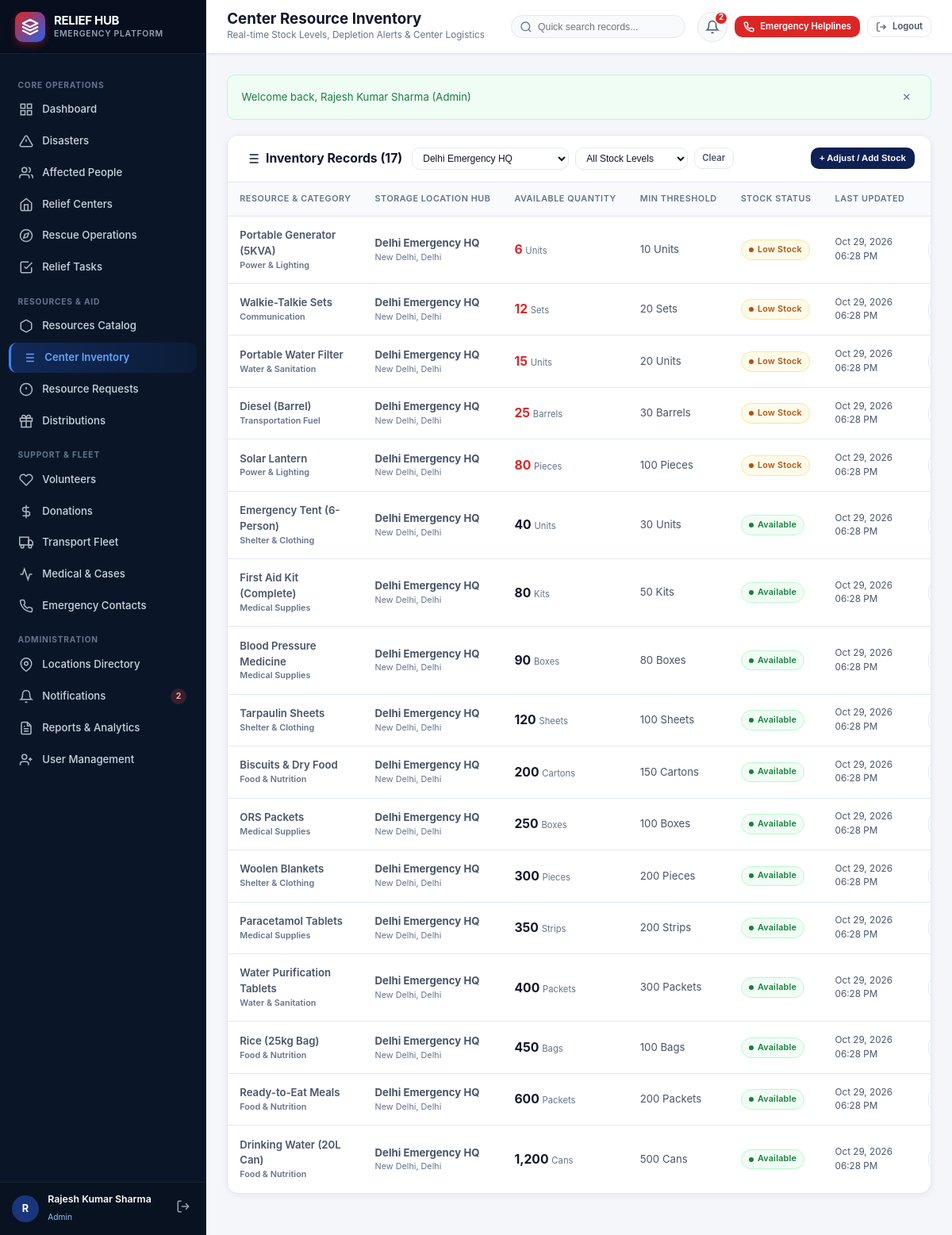
/inventory.php?location_id=10 (signed in), run on the app's committed database.
### tables this page shows
CREATE TABLE IF NOT EXISTS resource_inventory (
    inventory_id INT PRIMARY KEY AUTO_INCREMENT,
    resource_id INT NOT NULL,
    location_id INT NOT NULL,
    quantity_available INT NOT NULL DEFAULT 0,
    last_updated TIMESTAMP DEFAULT CURRENT_TIMESTAMP ON UPDATE CURRENT_TIMESTAMP,
    FOREIGN KEY (resource_id) REFERENCES resources(resource_id) ON DELETE CASCADE,
    FOREIGN KEY (location_id) REFERENCES locations(location_id) ON DELETE CASCADE,
    UNIQUE KEY uq_inventory_resource_location (resource_id, location_id)
);

CREATE TABLE IF NOT EXISTS resources (
    resource_id INT PRIMARY KEY AUTO_INCREMENT,
    category_id INT NOT NULL,
    resource_name VARCHAR(150) NOT NULL,
    unit VARCHAR(50) NOT NULL,
    description TEXT,
    minimum_stock INT DEFAULT 0,
    created_at TIMESTAMP DEFAULT CURRENT_TIMESTAMP,
    FOREIGN KEY (category_id) REFERENCES resource_categories(category_id) ON DELETE RESTRICT,
    INDEX idx_resource_category (category_id)
);

CREATE TABLE IF NOT EXISTS resource_categories (
    category_id INT PRIMARY KEY AUTO_INCREMENT,
    category_name VARCHAR(100) NOT NULL UNIQUE,
    description TEXT
);

CREATE TABLE IF NOT EXISTS locations (
    location_id INT PRIMARY KEY AUTO_INCREMENT,
    location_name VARCHAR(150) NOT NULL,
    address TEXT,
    city VARCHAR(100),
    state VARCHAR(100),
    pincode VARCHAR(20),
    latitude DECIMAL(10, 8),
    longitude DECIMAL(11, 8)
);

### config/db.php (called while the page is built, shortened)
<?php
function escape($str) {
    return htmlspecialchars($str ?? '', ENT_QUOTES, 'UTF-8');
}
function formatDateTime($dateStr, $format = 'M d, Y h:i A') {
    $t = strtotime($dateStr);
    return $t ? date($format, $t) : '-';
}

### config/auth.php (called while the page is built, shortened)
<?php
require_once __DIR__ . '/db.php';
function isLoggedIn() {
    return isset($_SESSION['user_id']) && !empty($_SESSION['user_id']);
}
function hasRole($roles) {
    $role = $_SESSION['role_name'] ?? '';
    if (is_array($roles)) {
        return in_array($role, $roles);
    }
    return $role === $roles;
}

### inventory.php (the view, shortened to what this page needs)
<?php
require_once __DIR__ . '/config/db.php';
require_once __DIR__ . '/config/auth.php';
$pdo = getDB();
$locFilter = $_GET['location_id'] ?? '';
$stockFilter = $_GET['stock_status'] ?? '';
$locations = $pdo->query("SELECT location_id, location_name, city, state FROM locations ORDER BY city ASC")->fetchAll();
$sql = "
    SELECT ri.*, r.resource_name, r.unit, r.minimum_stock, rc.category_name, l.location_name, l.city, l.state
    FROM resource_inventory ri
    JOIN resources r ON ri.resource_id = r.resource_id
    JOIN resource_categories rc ON r.category_id = rc.category_id
    JOIN locations l ON ri.location_id = l.location_id
    WHERE 1=1
";
$params = [];
if ($locFilter) {
    $sql .= " AND ri.location_id = ?";
    $params[] = $locFilter;
}
$sql .= " ORDER BY (ri.quantity_available <= r.minimum_stock) DESC, ri.quantity_available ASC";
$stmt = $pdo->prepare($sql);
$stmt->execute($params);
$inventory = $stmt->fetchAll();
require_once __DIR__ . '/includes/header.php';
require_once __DIR__ . '/includes/sidebar.php';
?>
<div class="main-wrapper">
  <?php require_once __DIR__ . '/includes/topbar.php'; ?>
  <div class="card">
    <div class="card-header">
      <div style="display: flex; align-items: center; gap: 0.75rem; flex-wrap: wrap;">
        <h3 class="card-title">
          <span>Inventory Records (<?= count($inventory) ?>)</span>
        </h3>
        <form method="GET" action="inventory.php" style="display: flex; gap: 0.5rem; align-items: center; flex-wrap: wrap;">
          <select name="location_id" class="form-select" style="width: auto; padding: 0.35rem 0.65rem; font-size: 0.8rem;" onchange="this.form.submit()">
            <?php foreach ($locations as $l): ?>
              <option value="<?= $l['location_id'] ?>" <?= $locFilter == $l['location_id'] ? 'selected' : '' ?>>
                <?= escape($l['location_name'] ?: ($l['city'] . ', ' . $l['state'])) ?>
              </option>
            <?php endforeach; ?>
          </select>
          <select name="stock_status" class="form-select" style="width: auto; padding: 0.35rem 0.65rem; font-size: 0.8rem;" onchange="this.form.submit()">
            <option value="">All Stock Levels</option>
          </select>
          <?php if ($locFilter || $stockFilter): ?>
            <a href="inventory.php" class="btn btn-sm btn-outline">Clear</a>
          <?php endif; ?>
        </form>
      </div>
      <div class="card-actions">
        <?php if (hasRole(['Admin', 'Disaster Coordinator'])): ?>
          <button type="button" class="btn btn-primary btn-sm" data-modal="modalAddStock">
            + Adjust / Add Stock
          </button>
        <?php endif; ?>
      </div>
    </div>
    <div class="table-responsive">
      <table class="data-table">
        <thead>
          <tr>
            <th>Resource & Category</th>
            <th>Storage Location Hub</th>
            <th>Available Quantity</th>
            <th>Min Threshold</th>
            <th>Stock Status</th>
            <th>Last Updated</th>
            <?php if (hasRole(['Admin', 'Disaster Coordinator'])): ?>
              <th style="text-align: right;">Quick Adjust</th>
            <?php endif; ?>
          </tr>
        </thead>
        <tbody>
          <?php if (empty($inventory)): ?>
            <tr><td colspan="7" style="text-align: center; color: var(--text-muted); padding: 2.5rem;">No inventory records found for selected filters.</td></tr>
          <?php else: ?>
            <?php foreach ($inventory as $item): ?>
              <?php
                $status = 'Available';
                $badgeClass = 'badge-available';
                if ($item['quantity_available'] == 0) {
                    $status = 'Out of Stock';
                    $badgeClass = 'badge-out-of-stock';
                } elseif ($item['quantity_available'] <= $item['minimum_stock']) {
                    $status = 'Low Stock';
                    $badgeClass = 'badge-low-stock';
                }
              ?>
              <tr>
                <td class="table-cell-bold">
                  <div><?= escape($item['resource_name']) ?></div>
                  <div style="font-size: 0.72rem; color: var(--text-muted);"><?= escape($item['category_name']) ?></div>
                </td>
                <td>
                  <div><strong><?= escape($item['location_name'] ?: $item['city']) ?></strong></div>
                  <div style="font-size: 0.72rem; color: var(--text-muted);"><?= escape($item['city']) ?>, <?= escape($item['state']) ?></div>
                </td>
                <td>
                  <span style="font-size: 1.05rem; font-weight: 700; color: <?= $item['quantity_available'] <= $item['minimum_stock'] ? 'var(--emergency-600)' : 'var(--text-main)' ?>;">
                    <?= number_format($item['quantity_available']) ?>
                  </span>
                  <span style="font-size: 0.75rem; color: var(--text-muted);"><?= escape($item['unit']) ?></span>
                </td>
                <td>
                  <?= number_format($item['minimum_stock']) ?> <?= escape($item['unit']) ?>
                </td>
                <td>
                  <span class="badge <?= $badgeClass ?>">
                    <span class="badge-dot"></span>
                    <?= $status ?>
                  </span>
                </td>
                <td style="font-size: 0.78rem;"><?= formatDateTime($item['last_updated']) ?></td>
                <?php if (hasRole(['Admin', 'Disaster Coordinator'])): ?>
                  <td style="text-align: right; white-space: nowrap;">
                    <form method="POST" action="inventory.php" style="display: inline-flex; gap: 3px; align-items: center;">
                      <button type="submit" name="delta" value="-10" class="btn btn-sm btn-outline" title="Subtract 10">-10</button>
                    </form>
                  </td>
                <?php endif; ?>
              </tr>
            <?php endforeach; ?>
          <?php endif; ?>
        </tbody>
      </table>
    </div>
  </div>
<?php require_once __DIR__ . '/includes/footer.php'; ?>

### data on the page
resource_inventory: resource.resource_name "Portable Generator (5KVA)", resource_categories.category_name "Power & Lighting", location.location_name "Delhi Emergency HQ", location.city "New Delhi", location.state "Delhi", quantity_available "6", resource.unit "Units", resource.minimum_stock "10", quantity_available.minimum_stock "Low Stock", last_updated "Oct 29, 2026 06:28 PM"
resource_inventory: resource.resource_name "Walkie-Talkie Sets", resource_categories.category_name "Communication", location.location_name "Delhi Emergency HQ", location.city "New Delhi", location.state "Delhi", quantity_available "12", resource.unit "Sets", resource.minimum_stock "20", quantity_available.minimum_stock "Low Stock", last_updated "Oct 29, 2026 06:28 PM"
resource_inventory: resource.resource_name "Portable Water Filter", resource_categories.category_name "Water & Sanitation", location.location_name "Delhi Emergency HQ", location.city "New Delhi", location.state "Delhi", quantity_available "15", resource.unit "Units", resource.minimum_stock "20", quantity_available.minimum_stock "Low Stock", last_updated "Oct 29, 2026 06:28 PM"
resource_inventory: resource.resource_name "Diesel (Barrel)", resource_categories.category_name "Transportation Fuel", location.location_name "Delhi Emergency HQ", location.city "New Delhi", location.state "Delhi", quantity_available "25", resource.unit "Barrels", resource.minimum_stock "30", quantity_available.minimum_stock "Low Stock", last_updated "Oct 29, 2026 06:28 PM"
resource_inventory: resource.resource_name "Solar Lantern", resource_categories.category_name "Power & Lighting", location.location_name "Delhi Emergency HQ", location.city "New Delhi", location.state "Delhi", quantity_available "80", resource.unit "Pieces", resource.minimum_stock "100", quantity_available.minimum_stock "Low Stock", last_updated "Oct 29, 2026 06:28 PM"
resource_inventory: resource.resource_name "Emergency Tent (6-Person)", resource_categories.category_name "Shelter & Clothing", location.location_name "Delhi Emergency HQ", location.city "New Delhi", location.state "Delhi", quantity_available "40", resource.unit "Units", resource.minimum_stock "30", status "Available", last_updated "Oct 29, 2026 06:28 PM"
resource_inventory: resource.resource_name "First Aid Kit (Complete)", resource_categories.category_name "Medical Supplies", location.location_name "Delhi Emergency HQ", location.city "New Delhi", location.state "Delhi", quantity_available "80", resource.unit "Kits", resource.minimum_stock "50", status "Available", last_updated "Oct 29, 2026 06:28 PM"
resource_inventory: resource.resource_name "Blood Pressure Medicine", resource_categories.category_name "Medical Supplies", location.location_name "Delhi Emergency HQ", location.city "New Delhi", location.state "Delhi", quantity_available "90", resource.unit "Boxes", resource.minimum_stock "80", status "Available", last_updated "Oct 29, 2026 06:28 PM"
resource_inventory: resource.resource_name "Tarpaulin Sheets", resource_categories.category_name "Shelter & Clothing", location.location_name "Delhi Emergency HQ", location.city "New Delhi", location.state "Delhi", quantity_available "120", resource.unit "Sheets", resource.minimum_stock "100", status "Available", last_updated "Oct 29, 2026 06:28 PM"
resource_inventory: resource.resource_name "Biscuits & Dry Food", resource_categories.category_name "Food & Nutrition", location.location_name "Delhi Emergency HQ", location.city "New Delhi", location.state "Delhi", quantity_available "200", resource.unit "Cartons", resource.minimum_stock "150", status "Available", last_updated "Oct 29, 2026 06:28 PM"
resource_inventory: resource.resource_name "ORS Packets", resource_categories.category_name "Medical Supplies", location.location_name "Delhi Emergency HQ", location.city "New Delhi", location.state "Delhi", quantity_available "250", resource.unit "Boxes", resource.minimum_stock "100", status "Available", last_updated "Oct 29, 2026 06:28 PM"
resource_inventory: resource.resource_name "Woolen Blankets", resource_categories.category_name "Shelter & Clothing", location.location_name "Delhi Emergency HQ", location.city "New Delhi", location.state "Delhi", quantity_available "300", resource.unit "Pieces", resource.minimum_stock "200", status "Available", last_updated "Oct 29, 2026 06:28 PM"
resource_inventory: resource.resource_name "Paracetamol Tablets", resource_categories.category_name "Medical Supplies", location.location_name "Delhi Emergency HQ", location.city "New Delhi", location.state "Delhi", quantity_available "350", resource.unit "Strips", resource.minimum_stock "200", status "Available", last_updated "Oct 29, 2026 06:28 PM"
resource_inventory: resource.resource_name "Water Purification Tablets", resource_categories.category_name "Water & Sanitation", location.location_name "Delhi Emergency HQ", location.city "New Delhi", location.state "Delhi", quantity_available "400", resource.unit "Packets", resource.minimum_stock "300", status "Available", last_updated "Oct 29, 2026 06:28 PM"
resource_inventory: resource.resource_name "Rice (25kg Bag)", resource_categories.category_name "Food & Nutrition", location.location_name "Delhi Emergency HQ", location.city "New Delhi", location.state "Delhi", quantity_available "450", resource.unit "Bags", resource.minimum_stock "100", status "Available", last_updated "Oct 29, 2026 06:28 PM"
resource_inventory: resource.resource_name "Ready-to-Eat Meals", resource_categories.category_name "Food & Nutrition", location.location_name "Delhi Emergency HQ", location.city "New Delhi", location.state "Delhi", quantity_available "600", resource.unit "Packets", resource.minimum_stock "200", status "Available", last_updated "Oct 29, 2026 06:28 PM"
resource_inventory: resource.resource_name "Drinking Water (20L Can)", resource_categories.category_name "Food & Nutrition", location.location_name "Delhi Emergency HQ", location.city "New Delhi", location.state "Delhi", quantity_available "1,200", resource.unit "Cans", resource.minimum_stock "500", status "Available", last_updated "Oct 29, 2026 06:28 PM"

### other printed values
$unreadCount "2"
substr($user['full_name'], 0, 1) "R"
$user['full_name'] "Rajesh Kumar Sharma"
$user['role_name'] "Admin"
$pageTitle "Center Resource Inventory"
$pageSubtitle "Real-time Stock Levels, Depletion Alerts & Center Logistics"
$topUnread "2"
$msg "Welcome back, Rajesh Kumar Sharma (Admin)"
count($inventory) "17"
form field location_id "Delhi Emergency HQ"
